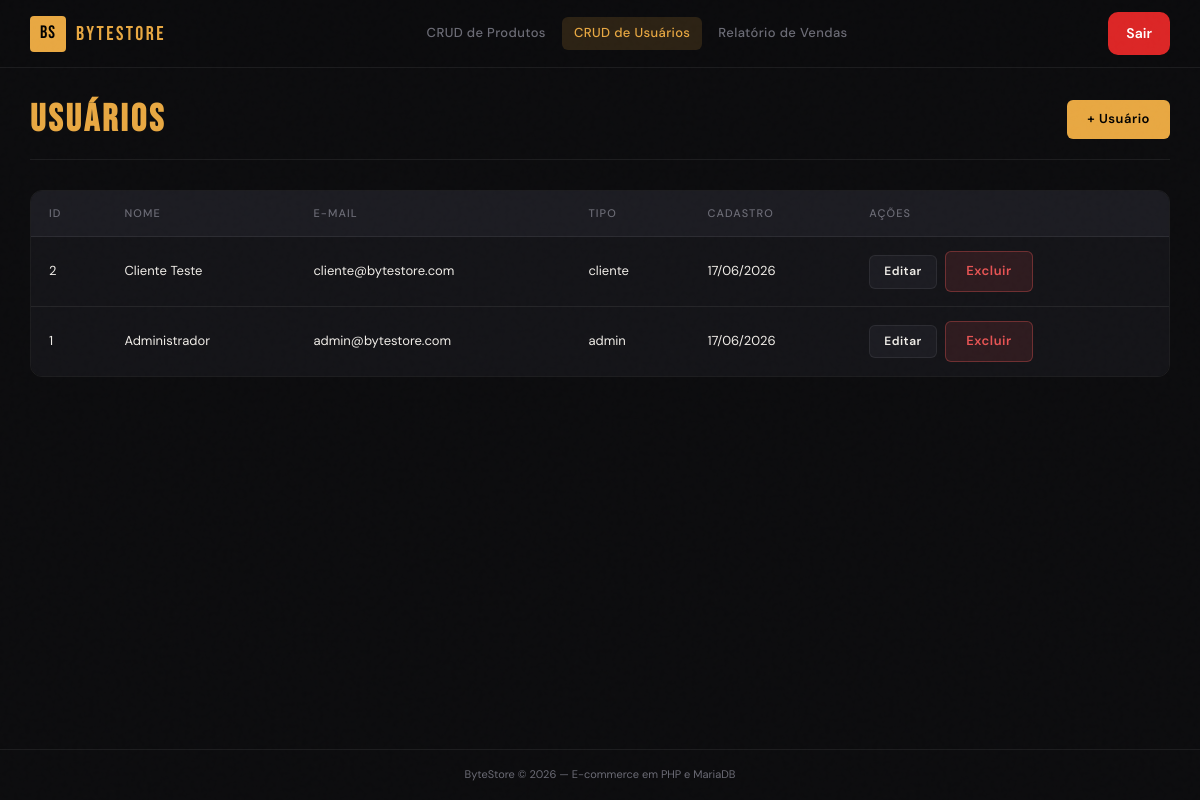
/admin/usuarios/index.php (signed in), run on the app's committed database.
### tables this page shows
CREATE TABLE usuarios (
    id INT AUTO_INCREMENT PRIMARY KEY,
    nome VARCHAR(150) NOT NULL,
    email VARCHAR(150) NOT NULL UNIQUE,
    senha VARCHAR(255) NOT NULL,
    tipo ENUM('admin','cliente') NOT NULL DEFAULT 'cliente',
    criado_em TIMESTAMP DEFAULT CURRENT_TIMESTAMP
);

### admin/usuarios/index.php (the view, shortened to what this page needs)
<?php
require_once '../../configs/banco.php';
$usuarios=$conn->query('SELECT id,nome,email,tipo,criado_em FROM usuarios ORDER BY id DESC');
include '../../configs/header.php';
?>
<main class="main"><div class="container"><div class="page-header"><h1 class="page-title"><span>Usuários</span></h1><a class="btn btn-primary" href="cadastrar.php">+ Usuário</a></div>
<div class="table-wrapper"><table><thead><tr><th>ID</th><th>Nome</th><th>E-mail</th><th>Tipo</th><th>Cadastro</th><th>Ações</th></tr></thead><tbody><?php while($u=$usuarios->fetch_assoc()): ?><tr><td><?= $u['id'] ?></td><td><?= htmlspecialchars($u['nome']) ?></td><td><?= htmlspecialchars($u['email']) ?></td><td><?= htmlspecialchars($u['tipo']) ?></td><td><?= date('d/m/Y', strtotime($u['criado_em'])) ?></td><td><a class="btn btn-secondary btn-sm" href="editar.php?id=<?= $u['id'] ?>">Editar</a> <a class="btn-delete" href="excluir.php?id=<?= $u['id'] ?>" onclick="return confirm('Excluir usuário?')">Excluir</a></td></tr><?php endwhile; ?></tbody></table></div>
</div></main><?php include '../../configs/footer.php'; ?>

### configs/style.css (style rules this page uses)
:root { --amber: #E8A842; --amber-dim:#A8762A; --amber-glow: rgba(232, 168, 66, 0.15); --bg: #0C0C0E; --surface: #141418; --surface2: #1C1C22; --border: rgba(255,255,255,0.07); --border-amber: rgba(232,168,66,0.3); --text: #F0EDE8; --muted: #6B6B75; --danger: #E85454; --success: #4CAF7D; --info: #5B8DEF; --header-h: 68px; --radius: 6px; --radius-lg:12px; }
*, *::before, *::after { margin: 0; padding: 0; box-sizing: border-box; outline: none; border: none; text-decoration: none; transition: color .2s, background .2s, border-color .2s, opacity .2s, transform .2s; }
html { font-size: 10px; scroll-behavior: smooth; }
body { background-color: var(--bg); color: var(--text); font-family: 'DM Sans', sans-serif; font-size: 1.4rem; line-height: 1.6; min-height: 100vh; }
body::before { content: ''; position: fixed; inset: 0; pointer-events: none; z-index: 9999; opacity: .4; }
.container { width: 100%; max-width: 1280px; margin: 0 auto; padding: 0 3rem; }
.main { flex: 1; padding: 3.2rem 0; }
.page-header { display: flex; align-items: flex-end; justify-content: space-between; margin-bottom: 3rem; padding-bottom: 2rem; border-bottom: 1px solid var(--border); }
.page-title { font-family: 'Bebas Neue', sans-serif; font-size: 3.8rem; letter-spacing: .08em; line-height: 1; color: var(--text); }
.page-title span { color: var(--amber); }
.btn { display: inline-flex; align-items: center; gap: .8rem; padding: .9rem 2rem; border-radius: var(--radius); font-size: 1.3rem; font-weight: 600; cursor: pointer; letter-spacing: .04em; white-space: nowrap; }
.btn-primary { background: var(--amber); color: #000; }
.btn-secondary { background: var(--surface2); color: var(--text); border: 1px solid var(--border); }
.btn-sm { padding: .6rem 1.4rem; font-size: 1.2rem; }
.table-wrapper { overflow-x: auto; border-radius: var(--radius-lg); border: 1px solid var(--border); }
table { width: 100%; border-collapse: collapse; font-size: 1.3rem; }
thead { background: var(--surface2); }
thead th { padding: 1.4rem 1.8rem; text-align: left; font-size: 1.1rem; text-transform: uppercase; letter-spacing: .1em; color: var(--muted); font-weight: 500; white-space: nowrap; }
tbody tr { border-top: 1px solid var(--border); background: var(--surface); }
tbody td { padding: 1.4rem 1.8rem; color: var(--text); vertical-align: middle; }
.btn-delete { display: inline-flex; align-items: center; gap: .6rem; padding: .9rem 2rem; border-radius: var(--radius); font-size: 1.3rem; font-weight: 600; cursor: pointer; letter-spacing: .04em; background: rgba(232, 84, 84, .12); color: var(--danger); border: 1px solid rgba(232, 84, 84, .35); font-family: 'DM Sans', sans-serif; }
.table-wrapper table .btn-delete, .table-wrapper table .btn { margin-right:.5rem; }

### data on the page
usuarios: id "2", nome "Cliente Teste", email "cliente@bytestore.com", tipo "cliente", criado_em "17/06/2026"
usuarios: id "1", nome "Administrador", email "admin@bytestore.com", tipo "admin", criado_em "17/06/2026"

### other printed values
$item['label'] "CRUD de Produtos"
$item['label'] "CRUD de Usuários"
$item['label'] "Relatório de Vendas"
